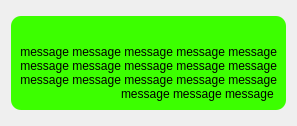
<?xml version="1.0" encoding="UTF-8"?>
<ui version="4.0">
 <class>senderMessage</class>
 <widget class="QWidget" name="senderMessage">
  <property name="geometry">
   <rect>
    <x>0</x>
    <y>0</y>
    <width>263</width>
    <height>126</height>
   </rect>
  </property>
  <property name="sizePolicy">
   <sizepolicy hsizetype="Expanding" vsizetype="Expanding">
    <horstretch>0</horstretch>
    <verstretch>0</verstretch>
   </sizepolicy>
  </property>
  <property name="windowTitle">
   <string>Form</string>
  </property>
  <property name="layoutDirection">
   <enum>Qt::RightToLeft</enum>
  </property>
  <property name="styleSheet">
   <string notr="true"/>
  </property>
  <layout class="QVBoxLayout" name="verticalLayout_2">
   <item>
    <widget class="QGroupBox" name="groupBox">
     <property name="sizePolicy">
      <sizepolicy hsizetype="Fixed" vsizetype="Fixed">
       <horstretch>0</horstretch>
       <verstretch>0</verstretch>
      </sizepolicy>
     </property>
     <property name="styleSheet">
      <string notr="true">QGroupBox {
	background-color: rgb(60, 255, 0);
	border:none;
	border-radius:10px;
}</string>
     </property>
     <property name="title">
      <string/>
     </property>
     <layout class="QVBoxLayout" name="verticalLayout">
      <item>
       <widget class="QLabel" name="usernameLabel">
        <property name="sizePolicy">
         <sizepolicy hsizetype="Fixed" vsizetype="Fixed">
          <horstretch>0</horstretch>
          <verstretch>0</verstretch>
         </sizepolicy>
        </property>
        <property name="styleSheet">
         <string notr="true">QLabel {
	color:gray;
}</string>
        </property>
        <property name="text">
         <string/>
        </property>
        <property name="alignment">
         <set>Qt::AlignRight|Qt::AlignTrailing|Qt::AlignVCenter</set>
        </property>
        <property name="wordWrap">
         <bool>true</bool>
        </property>
       </widget>
      </item>
      <item>
       <widget class="QLabel" name="messageLabel">
        <property name="sizePolicy">
         <sizepolicy hsizetype="Fixed" vsizetype="Fixed">
          <horstretch>0</horstretch>
          <verstretch>0</verstretch>
         </sizepolicy>
        </property>
        <property name="styleSheet">
         <string notr="true">QLabel {
	color:black;
}</string>
        </property>
        <property name="text">
         <string>message message message message message message message message message message message message message message message message message message </string>
        </property>
        <property name="alignment">
         <set>Qt::AlignRight|Qt::AlignTop|Qt::AlignTrailing</set>
        </property>
        <property name="wordWrap">
         <bool>true</bool>
        </property>
       </widget>
      </item>
     </layout>
    </widget>
   </item>
  </layout>
 </widget>
 <resources/>
 <connections/>
</ui>
